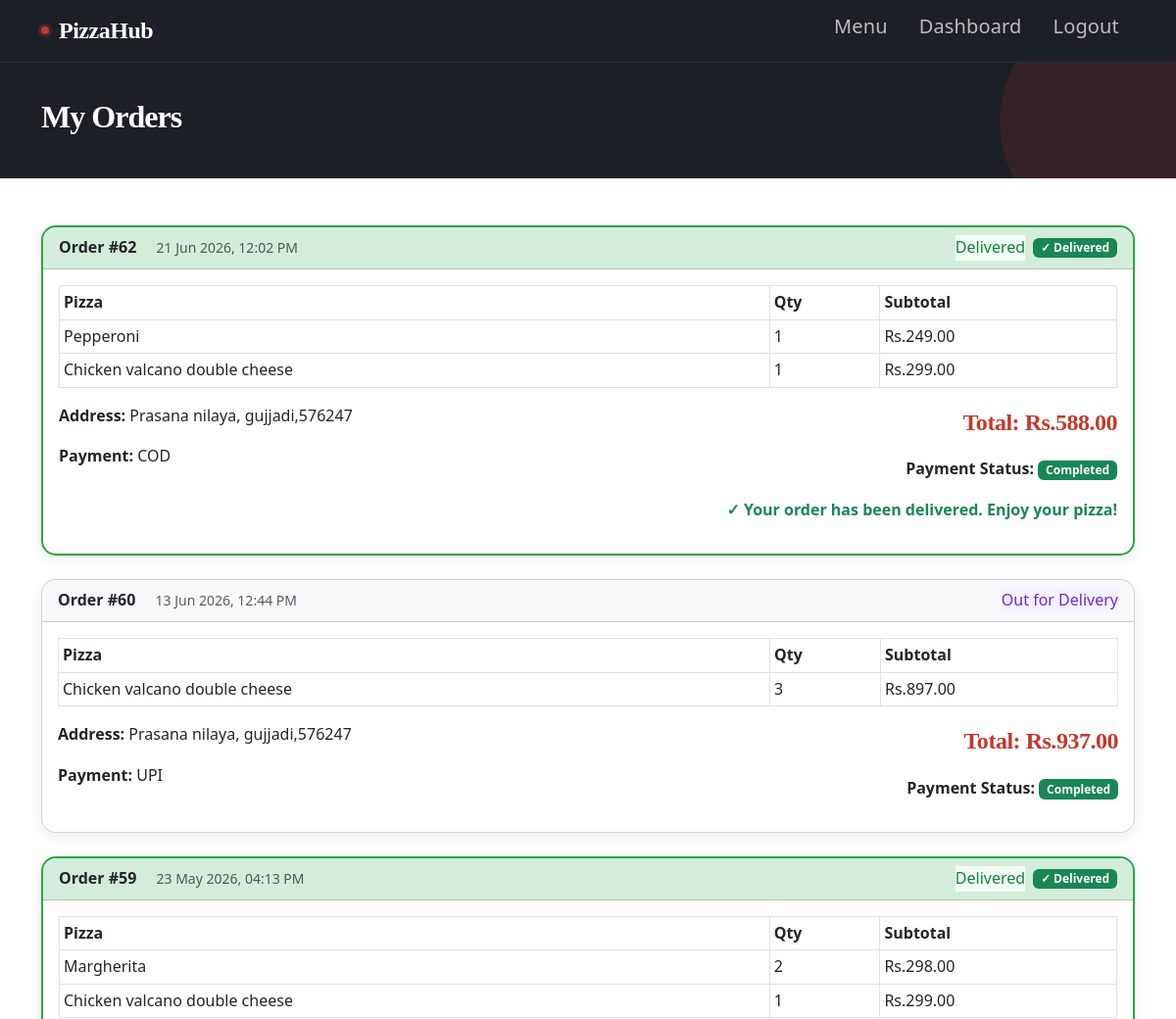
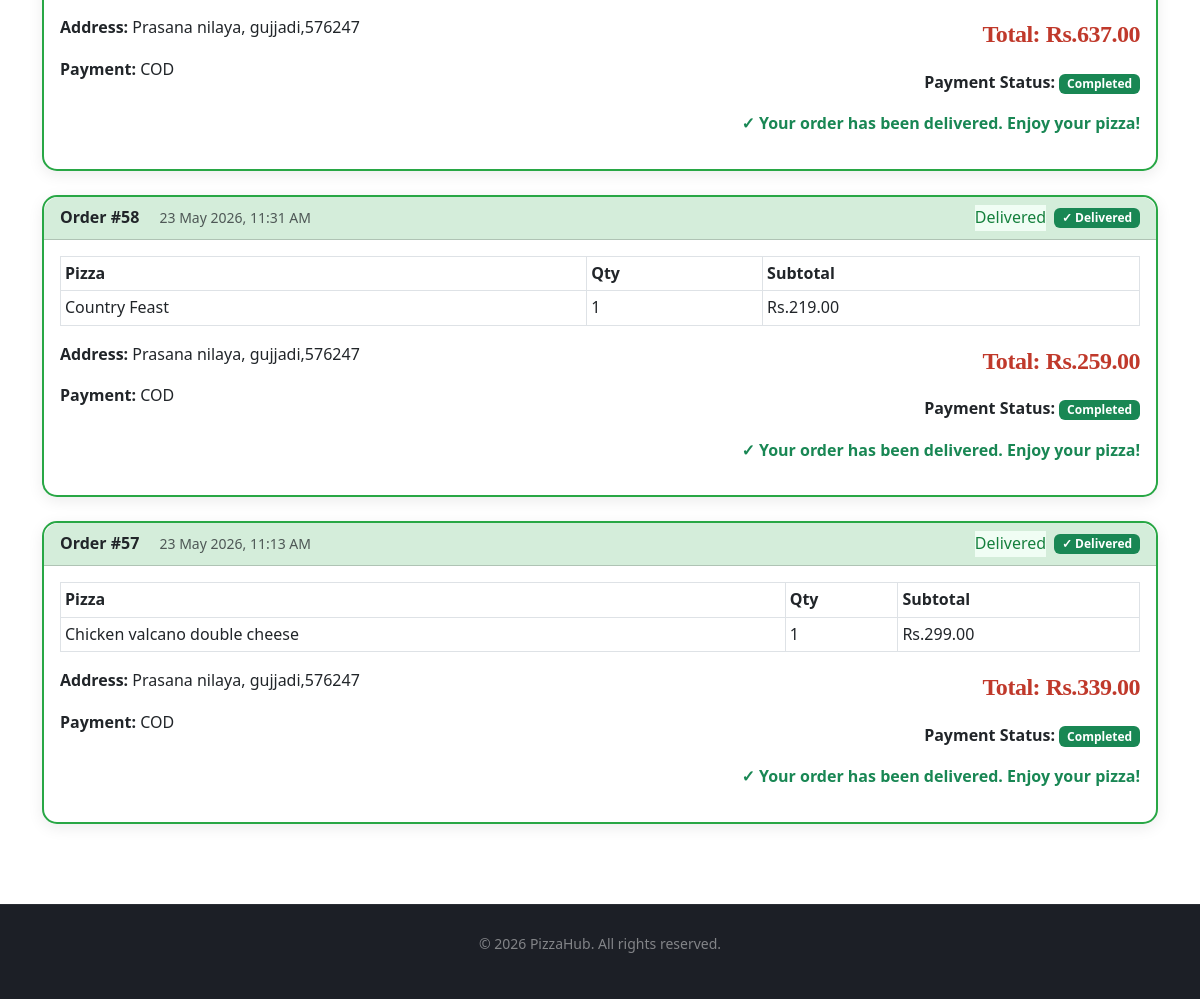
The page /user/order_status.php (signed in) on the database its author committed (2 pictures, top to bottom).
### tables this page shows
CREATE TABLE `payments` (
  `payment_id` int(11) NOT NULL,
  `order_id` int(11) NOT NULL,
  `user_id` int(11) NOT NULL,
  `amount` decimal(8,2) NOT NULL,
  `payment_method` enum('COD','UPI') NOT NULL,
  `payment_status` enum('Pending','Completed','Failed') DEFAULT 'Pending',
  `payment_date` datetime DEFAULT current_timestamp()
);

CREATE TABLE `orders` (
  `order_id` int(11) NOT NULL,
  `user_id` int(11) NOT NULL,
  `total_amount` decimal(8,2) NOT NULL,
  `delivery_addr` text NOT NULL,
  `status` enum('Confirmed','Preparing','Out for Delivery','Delivered') DEFAULT 'Confirmed',
  `order_date` datetime DEFAULT current_timestamp()
);

CREATE TABLE `order_items` (
  `item_id` int(11) NOT NULL,
  `order_id` int(11) NOT NULL,
  `menu_id` int(11) NOT NULL,
  `quantity` int(11) NOT NULL,
  `unit_price` decimal(8,2) NOT NULL,
  `subtotal` decimal(8,2) NOT NULL
);

CREATE TABLE `menu` (
  `menu_id` int(11) NOT NULL,
  `name` varchar(150) NOT NULL,
  `description` text DEFAULT NULL,
  `price` decimal(8,2) NOT NULL,
  `size` enum('Small','Medium','Large') NOT NULL,
  `category` varchar(50) NOT NULL,
  `image` varchar(255) DEFAULT NULL,
  `is_available` tinyint(1) NOT NULL DEFAULT 1,
  `created_at` datetime DEFAULT current_timestamp()
);

### user/order_status.php (the view, shortened to what this page needs)
<?php
include '../config/db.php';
$user_id = $_SESSION['user_id'];
$orders = mysqli_query($conn,
    "SELECT o.*, p.payment_method, p.payment_status
     FROM orders o
     INNER JOIN payments p ON o.order_id = p.order_id
     WHERE o.user_id = $user_id
     ORDER BY o.order_date DESC");
?>
<!DOCTYPE html>
<html lang="en">
<head>
    <link rel="stylesheet" href="https://cdn.jsdelivr.net/npm/bootstrap@5.3.0/dist/css/bootstrap.min.css">
    <link rel="stylesheet" href="../assets/css/style.css">
</head>
<body>
<nav class="navbar navbar-expand-lg">
    <div class="container">
        <a class="navbar-brand" href="../index.php">PizzaHub</a>
        <div class="collapse navbar-collapse">
            <ul class="navbar-nav ms-auto">
                <li class="nav-item"><a class="nav-link" href="menu.php"><h5>Menu</h5></a></li>
                <li class="nav-item"><a class="nav-link" href="dashboard.php"><h5>Dashboard</h5></a></li>
                <li class="nav-item"><a class="nav-link" href="logout.php"><h5>Logout</h5></a></li>
            </ul>
        </div>
    </div>
</nav>
<div class="page-header"><div class="container"><h2>My Orders</h2></div></div>
<div class="container mb-5">
    <?php if (mysqli_num_rows($orders) == 0): ?>
        <div class="alert alert-info text-center">No orders yet.
            <a href="menu.php" style="color:#c0392b;">Order now!</a>
        </div>
    <?php else: ?>
    <?php while ($order = mysqli_fetch_assoc($orders)):
        $cls = '';
        $is_delivered = ($order['status'] == 'Delivered');
        if ($order['status'] == 'Confirmed')            $cls = 'status-confirmed';
        elseif ($order['status'] == 'Preparing')        $cls = 'status-preparing';
        elseif ($order['status'] == 'Out for Delivery') $cls = 'status-out';
        elseif ($order['status'] == 'Delivered')        $cls = 'status-delivered';
        $items = mysqli_query($conn,
            "SELECT oi.*, m.name FROM order_items oi
             JOIN menu m ON oi.menu_id = m.menu_id
             WHERE oi.order_id = {$order['order_id']}");
    ?>
    <div class="card mb-4" style="border-radius:15px;box-shadow:0 4px 15px rgba(0,0,0,0.08);
         <?php echo $is_delivered ? 'border: 2px solid #28a745;' : ''; ?>">
        <div class="card-header d-flex justify-content-between align-items-center"
             style="background:<?php echo $is_delivered ? '#d4edda' : '#f8f9fa'; ?>;border-radius:15px 15px 0 0;">
            <div>
                <strong>Order #<?php echo $order['order_id']; ?></strong>
                <span class="text-muted ms-3 small">
                    <?php echo date('d M Y, h:i A', strtotime($order['order_date'])); ?>
                </span>
            </div>
            <div class="d-flex align-items-center gap-2">
                <span class="<?php echo $cls; ?>"><?php echo $order['status']; ?></span>
                <?php if ($is_delivered): ?>
                    <span class="badge bg-success">&#10003; Delivered</span>
                <?php endif; ?>
            </div>
        </div>
        <div class="card-body">
            <table class="table table-sm table-bordered mb-3">
                <thead>
                    <tr><th>Pizza</th><th>Qty</th><th>Subtotal</th></tr>
                </thead>
                <tbody>
                    <?php while ($it = mysqli_fetch_assoc($items)): ?>
                    <tr>
                        <td><?php echo $it['name']; ?></td>
                        <td><?php echo $it['quantity']; ?></td>
                        <td>Rs.<?php echo number_format($it['subtotal'], 2); ?></td>
                    </tr>
                    <?php endwhile; ?>
                </tbody>
            </table>
            <div class="row">
                <div class="col-md-6">
                    <p><strong>Address:</strong> <?php echo $order['delivery_addr']; ?></p>
                    <p><strong>Payment:</strong> <?php echo $order['payment_method'] ?: 'N/A'; ?></p>
                </div>
                <div class="col-md-6 text-md-end">
                    <p class="cart-total">Total: Rs.<?php echo number_format($order['total_amount'], 2); ?></p>
                    <p><strong>Payment Status:</strong>
                        <span class="badge <?php echo $order['payment_status'] == 'Completed' ? 'bg-success' : 'bg-warning text-dark'; ?>">
                            <?php echo $order['payment_status'] ?: 'Pending'; ?>
                        </span>
                    </p>
                    <?php if ($is_delivered): ?>
                        <p class="text-success fw-bold">&#10003; Your order has been delivered. Enjoy your pizza!</p>
                    <?php endif; ?>
                </div>
            </div>
        </div>
    </div>
    <?php endwhile; ?>
    <?php endif; ?>
</div>
<footer><p>&copy; 2026 PizzaHub. All rights reserved.</p></footer>
</body>
</html>

### assets/css/style.css (style rules this page uses)
*, *::before, *::after { margin: 0; padding: 0; box-sizing: border-box; }
:root { --red: #C0392B; --red-dark: #922B21; --red-deeper: #7B241C; --red-light: #FDECEA; --gold: #E8B84B; --gold-light: #FDF6E3; --charcoal: #1C1F26; --slate: #2C3E50; --smoke: #F5F4F0; --white: #FFFFFF; --muted: #6B7280; --border: rgba(0,0,0,0.08); --font-display: 'Playfair Display', Georgia, serif; --font-body: 'DM Sans', system-ui, sans-serif; --radius-sm: 6px; --radius-md: 12px; --radius-lg: 20px; --radius-xl: 32px; --shadow-sm: 0 1px 4px rgba(0,0,0,0.06); --shadow-md: 0 4px 16px rgba(0,0,0,0.10); --shadow-lg: 0 8px 32px rgba(0,0,0,0.13); --shadow-xl: 0 16px 48px rgba(0,0,0,0.15); --transition: 0.25s cubic-bezier(0.4, 0, 0.2, 1); }
body { font-family: var(--font-body); color: var(--charcoal); font-size: 16px; line-height: 1.6; -webkit-font-smoothing: antialiased; }
.navbar { background: var(--charcoal) !important; border-bottom: 1px solid rgba(255,255,255,0.06); padding: 0 0; min-height: 64px; }
.navbar-brand { font-family: var(--font-display); font-size: 1.5rem; font-weight: 700; color: var(--white) !important; letter-spacing: -0.02em; display: flex; align-items: center; gap: 10px; }
.navbar-brand::before { content: ''; display: inline-block; width: 8px; height: 8px; background: var(--red); border-radius: 50%; box-shadow: 0 0 0 3px rgba(192,57,43,0.25); }
.nav-link { color: rgba(255,255,255,0.7) !important; font-weight: 500; font-size: 0.9rem; letter-spacing: 0.01em; padding: 0.5rem 1rem !important; border-radius: var(--radius-sm); transition: color var(--transition), background var(--transition); }
.cart-total { font-family: var(--font-display); font-size: 1.5rem; font-weight: 700; color: var(--red); letter-spacing: -0.02em; }
.status-out { background: #F5F3FF; color: #6D28D9; }
.status-delivered { background: #F0FDF4; color: #15803D; }
.page-header { background: var(--charcoal); color: var(--white); padding: 36px 0; margin-bottom: 48px; position: relative; overflow: hidden; }
.page-header::before { content: ''; position: absolute; right: -60px; top: -60px; width: 240px; height: 240px; background: rgba(192,57,43,0.15); border-radius: 50%; }
.page-header h2 { font-family: var(--font-display); font-weight: 700; font-size: 2rem; letter-spacing: -0.03em; position: relative; }
footer { background: var(--charcoal); color: rgba(255,255,255,0.45); text-align: center; padding: 28px; margin-top: 80px; font-size: 0.875rem; border-top: 1px solid rgba(255,255,255,0.06); }

### rows shown on the page
payments: order.order_id "62", order.order_date "21 Jun 2026, 12:02 PM", order.status "Delivered", shows "✓ Delivered", order.delivery_addr "Prasana nilaya, gujjadi,576247", payment_method "COD", order.total_amount "588.00", payment_status "Completed", shows "✓ Your order has been delivered. Enjoy your pizza!"
order_items: menu.name "Pepperoni", quantity "1", subtotal "249.00"
order_items: menu.name "Chicken valcano double cheese", quantity "1", subtotal "299.00"
payments: order.order_id "60", order.order_date "13 Jun 2026, 12:44 PM", order.status "Out for Delivery", order.delivery_addr "Prasana nilaya, gujjadi,576247", payment_method "UPI", order.total_amount "937.00", payment_status "Completed"
order_items: menu.name "Chicken valcano double cheese", quantity "3", subtotal "897.00"
payments: order.order_id "59", order.order_date "23 May 2026, 04:13 PM", order.status "Delivered", shows "✓ Delivered", order.delivery_addr "Prasana nilaya, gujjadi,576247", payment_method "COD", order.total_amount "637.00", payment_status "Completed", shows "✓ Your order has been delivered. Enjoy your pizza!"
order_items: menu.name "Margherita", quantity "2", subtotal "298.00"
order_items: menu.name "Chicken valcano double cheese", quantity "1", subtotal "299.00"
payments: order.order_id "58", order.order_date "23 May 2026, 11:31 AM", order.status "Delivered", shows "✓ Delivered", order.delivery_addr "Prasana nilaya, gujjadi,576247", payment_method "COD", order.total_amount "259.00", payment_status "Completed", shows "✓ Your order has been delivered. Enjoy your pizza!"
order_items: menu.name "Country Feast", quantity "1", subtotal "219.00"
payments: order.order_id "57", order.order_date "23 May 2026, 11:13 AM", order.status "Delivered", shows "✓ Delivered", order.delivery_addr "Prasana nilaya, gujjadi,576247", payment_method "COD", order.total_amount "339.00", payment_status "Completed", shows "✓ Your order has been delivered. Enjoy your pizza!"
order_items: menu.name "Chicken valcano double cheese", quantity "1", subtotal "299.00"
